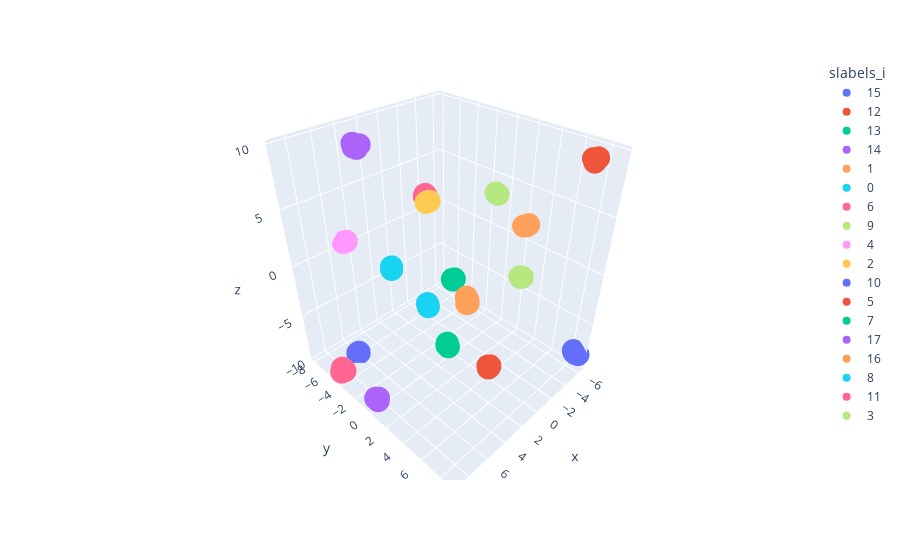

Here is the notebook cell this chart was saved with:
### Code cell
plot_df = train_events[0].input_event
plot_df['slabels_i'] = plot_df['labels_i'].astype(str)
plot_df['spred_labels_i'] = pred_labels.astype(str)
px.scatter_3d(plot_df, x='x', y='y', z='z', color='slabels_i')

### Figure 1 — Plotly figure (JSON) as saved in the notebook; plotly's stock layout.template omitted (floating-point values rounded to 4 significant figures)
{"data": [{"hovertemplate": "slabels_i=15<br>x=%{x}<br>y=%{y}<br>z=%{z}<extra></extra>", "legendgroup": "15", "marker": {"color": "#636efa", "symbol": "circle"}, "mode": "markers", "name": "15", "scene": "scene", "showlegend": true, "type": "scatter3d", "x": [-6.233, -6.213, -6.189, -6.114, -6.113, -6.208, -6.215, -6.054, -6.181, -6.277, -6.279], "y": [8.549, 8.822, 8.347, 8.544, 8.633, 8.398, 8.351, 8.539, 8.588, 8.588, 8.598], "z": [-8.425, -8.347, -8.19, -8.191, -8.211, -8.325, -8.242, -8.102, -8.118, -8.338, -8.167]}, {"hovertemplate": "slabels_i=12<br>x=%{x}<br>y=%{y}<br>z=%{z}<extra></extra>", "legendgroup": "12", "marker": {"color": "#EF553B", "symbol": "circle"}, "mode": "markers", "name": "12", "scene": "scene", "showlegend": true, "type": "scatter3d", "x": [1.893, 1.84, 1.803, 1.63, 1.751, 1.869, 1.82], "y": [5.595, 5.619, 5.476, 5.531, 5.54, 5.597, 5.568], "z": [-6.39, -6.354, -6.308, -6.395, -6.435, -6.286, -6.437]}, {"hovertemplate": "slabels_i=13<br>x=%{x}<br>y=%{y}<br>z=%{z}<extra></extra>", "legendgroup": "13", "marker": {"color": "#00cc96", "symbol": "circle"}, "mode": "markers", "name": "13", "scene": "scene", "showlegend": true, "type": "scatter3d", "x": [5.878, 5.854, 5.822, 5.789], "y": [5.02, 5.129, 4.991, 4.92], "z": [-1.672, -1.747, -1.527, -1.734]}, {"hovertemplate": "slabels_i=14<br>x=%{x}<br>y=%{y}<br>z=%{z}<extra></extra>", "legendgroup": "14", "marker": {"color": "#ab63fa", "symbol": "circle"}, "mode": "markers", "name": "14", "scene": "scene", "showlegend": true, "type": "scatter3d", "x": [8.709, 8.903, 8.944, 8.861], "y": [0.2156, 0.1616, 0.1764, 0.3546], "z": [-8.708, -8.67, -8.549, -8.762]}, {"hovertemplate": "slabels_i=1<br>x=%{x}<br>y=%{y}<br>z=%{z}<extra></extra>", "legendgroup": "1", "marker": {"color": "#FFA15A", "symbol": "circle"}, "mode": "markers", "name": "1", "scene": "scene", "showlegend": true, "type": "scatter3d", "x": [6.988, 6.804, 6.906, 6.919, 6.994, 6.893], "y": [7.829, 7.597, 7.616, 7.782, 7.741, 7.716], "z": [4.288, 4.227, 4.567, 4.255, 4.216, 4.392]}, {"hovertemplate": "slabels_i=0<br>x=%{x}<br>y=%{y}<br>z=%{z}<extra></extra>", "legendgroup": "0", "marker": {"color": "#19d3f3", "symbol": "circle"}, "mode": "markers", "name": "0", "scene": "scene", "showlegend": true, "type": "scatter3d", "x": [4.245, 4.189, 4.219, 4.384], "y": [1.405, 1.28, 1.412, 1.563], "z": [-1.14, -1.091, -1.298, -1.03]}, {"hovertemplate": "slabels_i=6<br>x=%{x}<br>y=%{y}<br>z=%{z}<extra></extra>", "legendgroup": "6", "marker": {"color": "#FF6692", "symbol": "circle"}, "mode": "markers", "name": "6", "scene": "scene", "showlegend": true, "type": "scatter3d", "x": [8.739, 8.984, 8.799], "y": [-4.273, -4.403, -4.515], "z": [-8.939, -9.017, -8.763]}, {"hovertemplate": "slabels_i=9<br>x=%{x}<br>y=%{y}<br>z=%{z}<extra></extra>", "legendgroup": "9", "marker": {"color": "#B6E880", "symbol": "circle"}, "mode": "markers", "name": "9", "scene": "scene", "showlegend": true, "type": "scatter3d", "x": [-2.257, -2.435], "y": [2.118, 1.803], "z": [5.882, 5.822]}, {"hovertemplate": "slabels_i=4<br>x=%{x}<br>y=%{y}<br>z=%{z}<extra></extra>", "legendgroup": "4", "marker": {"color": "#FF97FF", "symbol": "circle"}, "mode": "markers", "name": "4", "scene": "scene", "showlegend": true, "type": "scatter3d", "x": [4.951, 4.926, 4.872, 4.939, 4.768], "y": [-7.948, -7.862, -7.796, -7.892, -7.751], "z": [0.4892, 0.5944, 0.606, 0.5269, 0.616]}, {"hovertemplate": "slabels_i=2<br>x=%{x}<br>y=%{y}<br>z=%{z}<extra></extra>", "legendgroup": "2", "marker": {"color": "#FECB52", "symbol": "circle"}, "mode": "markers", "name": "2", "scene": "scene", "showlegend": true, "type": "scatter3d", "x": [3.046, 2.921, 2.768], "y": [0.1685, 0.1604, 0.1794], "z": [6.465, 6.462, 6.46]}, {"hovertemplate": "slabels_i=10<br>x=%{x}<br>y=%{y}<br>z=%{z}<extra></extra>", "legendgroup": "10", "marker": {"color": "#636efa", "symbol": "circle"}, "mode": "markers", "name": "10", "scene": "scene", "showlegend": true, "type": "scatter3d", "x": [6.273, 6.455, 6.374], "y": [-5.68, -5.594, -5.513], "z": [-9.472, -9.378, -9.365]}, {"hovertemplate": "slabels_i=5<br>x=%{x}<br>y=%{y}<br>z=%{z}<extra></extra>", "legendgroup": "5", "marker": {"color": "#EF553B", "symbol": "circle"}, "mode": "markers", "name": "5", "scene": "scene", "showlegend": true, "type": "scatter3d", "x": [-4.791, -4.932, -4.969, -4.949], "y": [7.924, 8.064, 7.697, 7.735], "z": [9.367, 9.663, 9.49, 9.502]}, {"hovertemplate": "slabels_i=7<br>x=%{x}<br>y=%{y}<br>z=%{z}<extra></extra>", "legendgroup": "7", "marker": {"color": "#00cc96", "symbol": "circle"}, "mode": "markers", "name": "7", "scene": "scene", "showlegend": true, "type": "scatter3d", "x": [-0.3166, -0.274, -0.3006, -0.1167], "y": [-0.4307, -0.2768, -0.4181, -0.3461], "z": [-2.127, -1.943, -2.15, -1.944]}, {"hovertemplate": "slabels_i=17<br>x=%{x}<br>y=%{y}<br>z=%{z}<extra></extra>", "legendgroup": "17", "marker": {"color": "#ab63fa", "symbol": "circle"}, "mode": "markers", "name": "17", "scene": "scene", "showlegend": true, "type": "scatter3d", "x": [3.807, 3.87, 3.457, 3.872, 3.813, 3.666], "y": [-6.472, -6.195, -6.403, -6.677, -6.679, -6.477], "z": [8.876, 8.764, 8.862, 9.009, 8.71, 8.832]}, {"hovertemplate": "slabels_i=16<br>x=%{x}<br>y=%{y}<br>z=%{z}<extra></extra>", "legendgroup": "16", "marker": {"color": "#FFA15A", "symbol": "circle"}, "mode": "markers", "name": "16", "scene": "scene", "showlegend": true, "type": "scatter3d", "x": [-4.374, -4.543, -4.137], "y": [3.448, 3.497, 3.335], "z": [2.913, 2.984, 2.949]}, {"hovertemplate": "slabels_i=8<br>x=%{x}<br>y=%{y}<br>z=%{z}<extra></extra>", "legendgroup": "8", "marker": {"color": "#19d3f3", "symbol": "circle"}, "mode": "markers", "name": "8", "scene": "scene", "showlegend": true, "type": "scatter3d", "x": [4.986, 5.171], "y": [-1.682, -1.45], "z": [1.153, 1.134]}, {"hovertemplate": "slabels_i=11<br>x=%{x}<br>y=%{y}<br>z=%{z}<extra></extra>", "legendgroup": "11", "marker": {"color": "#FF6692", "symbol": "circle"}, "mode": "markers", "name": "11", "scene": "scene", "showlegend": true, "type": "scatter3d", "x": [-3.048, -3.096, -3.054, -2.995, -2.914], "y": [-6.606, -6.588, -6.613, -6.466, -6.566], "z": [2.492, 2.412, 2.398, 2.472, 2.385]}, {"hovertemplate": "slabels_i=3<br>x=%{x}<br>y=%{y}<br>z=%{z}<extra></extra>", "legendgroup": "3", "marker": {"color": "#B6E880", "symbol": "circle"}, "mode": "markers", "name": "3", "scene": "scene", "showlegend": true, "type": "scatter3d", "x": [-4.954, -4.894, -4.845], "y": [2.959, 3.189, 2.977], "z": [-2.546, -2.364, -2.41]}], "layout": {"legend": {"title": {"text": "slabels_i"}, "tracegroupgap": 0}, "margin": {"t": 60}, "scene": {"domain": {"x": [0, 1], "y": [0, 1]}, "xaxis": {"title": {"text": "x"}}, "yaxis": {"title": {"text": "y"}}, "zaxis": {"title": {"text": "z"}}}}}
